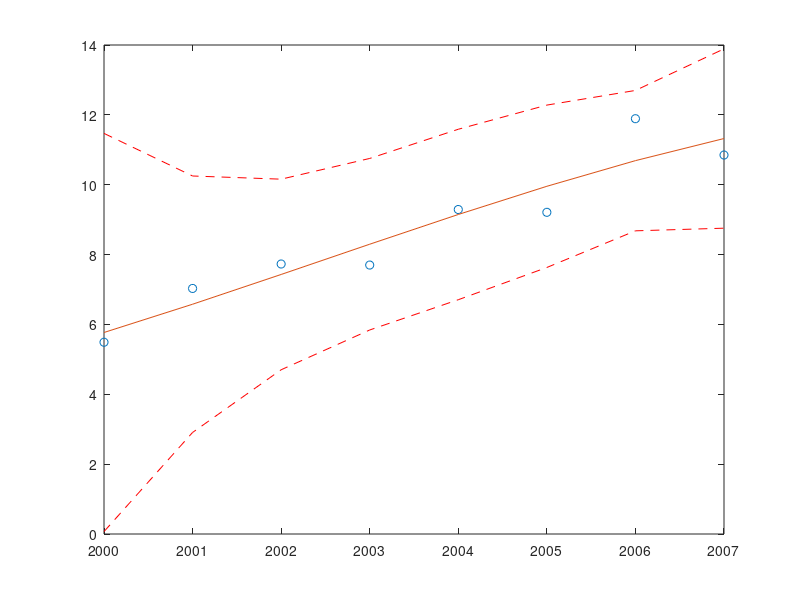

MATLAB code for this plot:
%% Centering and Scaling

yr = 2000:2007;
penguins = [5.49  7.03  7.73  7.70  9.29  9.21  11.89  10.85];

% Task 1
c = polyfit(yr,penguins,3);

% Task 2
[c,~,sc] = polyfit(yr,penguins,3);

% Task 3
penguinFit = polyval(c,yr,[],sc);

% Further Practice
[c,S,sc] = polyfit(yr,penguins,3);
[penguinFit,serr] = polyval(c,yr,S,sc);
predInt = penguinFit + 2*[1;-1]*serr;
plot(yr,penguins,"o",yr,penguinFit,yr,predInt,"r--")
